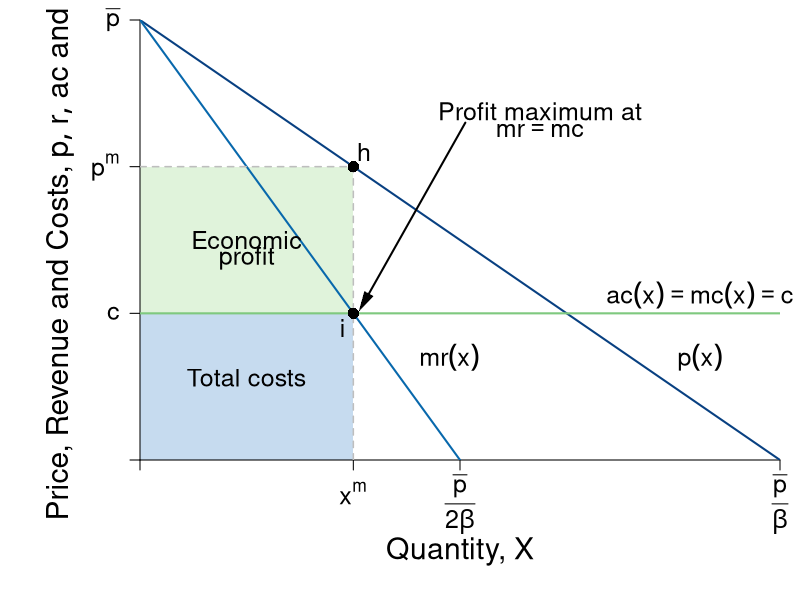

Generate this figure with R:
#Graph Designer: Simon Halliday
#Authors: Bowles, Foley and Halliday
#Title: Coordination, Conflict and Competition: A Text in Microeconomics

require(shape)
pdf(file = "competitionmarkets/monopolist_profit_comparison.pdf", width = 9, height = 7)

#Set parameters for graphics
pointsize <- 1.8
axislabelsize <- 1.8
labelsize <- 1.5
namesize <- 1.8
annotatesize <- 1.5
graphlinewidth <- 2
segmentlinewidth <- 1.5

COL <- c("#7fc97f", "#beaed4", "#fdc086", "#ffff99", "#386cb0", "#f0027f", "#bf5b17", "#666666")
COLA <- c("#e0f3db", "#99d8c9","#66c2a4","#41ae76", "#238b45", "#005824")
COLB <- c("#c6dbef", "#4eb3d3", "#2b8cbe", "#0868ac","#084081")

#Edited the margins to cater for the larger LHS labels
par(mar =  c(7, 7, 1, 1))

AvgRevenue <- function(x, rmax = 12, xmax = 12){
  rmax - (rmax/xmax)*x
}

MRevenue <- function(x, rmax = 12, xmax = 12){
  rmax - 2*(rmax/xmax)*x
}

AvgCost <- function(x, c0 = 2, c1 = 4){
  c0/x + c1
}

xlims <- c(0, 12)
ylims <- c(0, 12)

npts <- 501 
x <- seq(xlims[1], xlims[2], length.out = npts)
y <- seq(ylims[1], ylims[2], length.out = npts) 
a <- c(13, 16.75, 19.25)

plot(0, 0, xlim = xlims, ylim = ylims, type = "n",
     xlab = expression(paste("")),
     ylab = expression(paste("")), 
     xaxt = "n", 
     yaxt = "n", 
     cex.lab = axislabelsize, 
     bty = "n",
     xaxs="i", 
     yaxs="i")

# ticksy <- seq(from = ylims[1], to = ylims[2], by = 1)
# ylabels <- seq(from = ylims[1], to = ylims[2], by = 1)
# ticksx <- seq(from = xlims[1], to = xlims[2], by = 1)
# xlabels <- seq(from = xlims[1], to = xlims[2], by = 1)
ticksy <- c(0, 4, AvgRevenue(x = 4), ylims[2])
ylabels <- c(NA, expression(paste(c)), expression(paste(p^{m})), expression(paste(bar(p))))
ticksx <- c(0, 4, 6, xlims[2])
xlabels <- c(NA, expression(paste(x^{m})), expression(paste(frac(bar(p),2*beta))), expression(paste(frac(bar(p),beta))))

npts <- 500 
xx1 <- seq(xlims[1], xlims[2], length.out = npts)
xx3 <- seq(2, 6, length.out = npts)

#Draw the polygon for profit
xpoly1 <- c(0, 4, 4, 0, 0)
ypoly1 <- c(4, 4, AvgRevenue(x = 4), AvgRevenue(x = 4), 4)
polygon(x = xpoly1, y = ypoly1, col=COLA[1], density=NULL, border = NA)

#Draw the polygon for costs
xpoly2 <- c(0, 4, 4, 0, 0)
ypoly2 <- c(0, 0, 4, 4, 4)
polygon(x = xpoly2, y = ypoly2, col=COLB[1], density=NULL, border = NA)

axis(1, at = ticksx, pos = 0, labels = FALSE, cex.axis=labelsize)
text(x = c(0, 4, 6, xlims[2]), par("usr")[3] - 0.4, labels = xlabels, srt = 0, pos = 1, xpd = TRUE, cex = labelsize)
axis(2, at = ticksy, pos = 0, labels = ylabels, las = 1, cex.axis=labelsize)

#lines(xx1, bcA(xx1, w = 10, p = 1.5), col = COLB[3], lwd = graphlinewidth)
lines(xx1, AvgRevenue(xx1, rmax = 12, xmax = 12), col = COLB[5], lwd = graphlinewidth)
lines(xx1, MRevenue(xx1, rmax = 12, xmax = 12), col = COLB[4], lwd = graphlinewidth)
#lines(xx1, AvgCost(xx1, c0 = 2, c1 = 4), col = COLA[5], lwd = graphlinewidth)

#Label the axes
text(0.5*(xlims[2]), -2.5, expression(paste("Quantity, ", X)), xpd = TRUE, cex = axislabelsize) 
#text(0.5*(xlims[2]), -2.5, expression(paste("Output, ", x)), xpd = TRUE, cex = axislabelsize) 
#mtext(expression(paste("Quantity of output, ", x)), side=1, line = 2.5, cex = axislabelsize)
text(-1.5, 0.5*ylims[2], expression(paste("Price, Revenue and Costs, ", list(p, r, ac), " and ", mc)), xpd = TRUE, cex = axislabelsize, srt = 90) 

#Label curves
text(10.5, 4.5, expression(paste(ac(x) == mc(x),phantom() == c)), cex = labelsize, xpd=TRUE)
text(10.5, 2.8, expression(paste(p(x))), cex = labelsize)
text(5.8, 2.8, expression(paste(mr(x))), cex = labelsize)

#Labels cost and profit areas
text(2, 0.5*AvgCost(x = 4), expression("Total costs"), cex = labelsize)
text(2, 6, expression("Economic"), cex = labelsize)
text(2, 5.5, expression("profit"), cex = labelsize)

#Draw segments for total costs
segments(0, AvgRevenue(x = 4), 4, AvgRevenue(x = 4), lty = 2, col = "gray" , lwd = segmentlinewidth)
segments(4, 0, 4, AvgRevenue(x = 4), lty = 2, col = "gray" , lwd = segmentlinewidth)
segments(0, 4, xlims[2], 4, lty = 1, col = COL[1] , lwd = graphlinewidth)

#Label Points for comparison
points(4, MRevenue(x = 4), pch = 16, col = "black", cex = 1.5)
text(3.8, MRevenue(x = 4) - 0.4, expression(i), cex = labelsize)


points(4, AvgRevenue(x = 4), pch = 16, col = "black", cex = 1.5)
text(4.2, AvgRevenue(x = 4) + 0.4, expression(h), cex = labelsize)


#Arrow to mr = mc
text(7.5, 9.5, expression(paste("Profit maximum at")), cex = labelsize)
text(7.5, 9, expression(paste(mr == mc)), cex = labelsize)
Arrows(6.1, 9.2, 4.2, 4.3, col = "black", lty = 1, lwd = 2, arr.type = "triangle", arr.lwd = 0.5)



dev.off()
